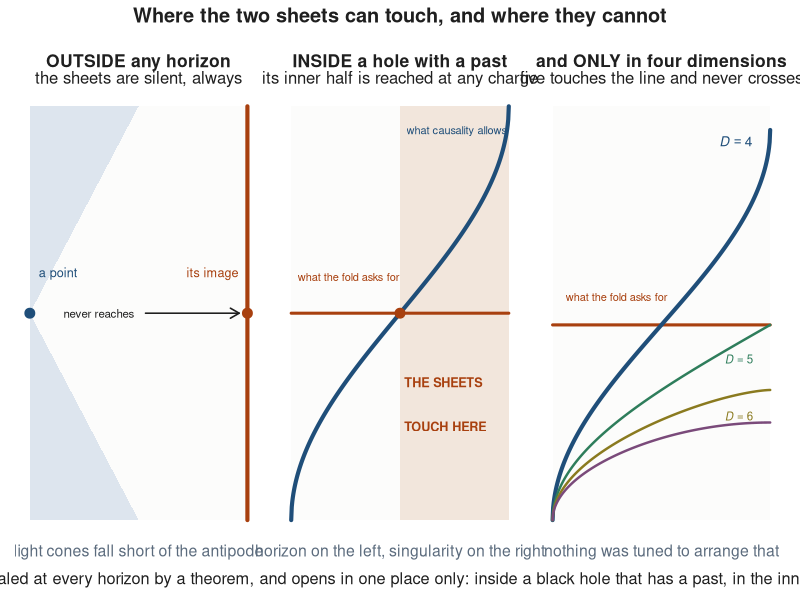
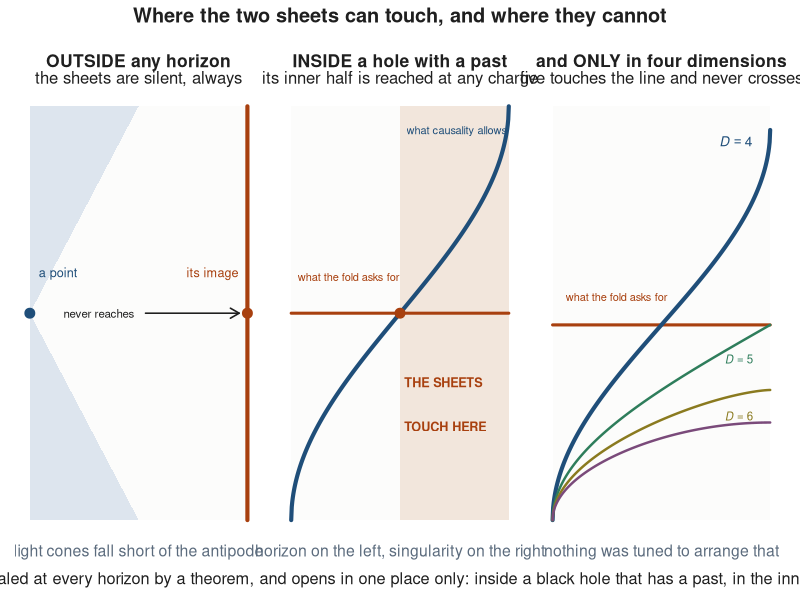

R code for these plots, in order:
#!/usr/bin/env Rscript
# fig_graphical_abstract.R -- the companion's argument in three panels, read at thumbnail size.
#
# Same three calculations as Figures 1, 5 and A.15, drawn with the detail stripped out:
#   1. outside any horizon a point and its fold image are spacelike, so the sheets are silent;
#   2. inside a hole with a past the separation turns timelike, and the angular budget puts the
#      contact region in the inner HALF of the interior;
#   3. the same budget in D dimensions clears the bill only in four.
# Nothing here is new arithmetic. It restates fig_desitter_silence, fig_contact_universal and
# fig_dimension_budget at a size a prize committee or an editor reads first.

turn  <- function(x) 4 * asin(sqrt(x))                 # two legs, depth fraction x
budget<- function(u, D) 2*pi/(D-3) - (4/(D-3))*asin(sqrt(u^(D-3)))   # u = r/r_h
stopifnot(abs(turn(0.5) - pi) < 1e-12)
for (D in 4:7) stopifnot(abs(budget(1, D)) < 1e-12)
cat("=== graphical abstract, the three statements it draws ===\n\n")
cat(sprintf("  contact opens at depth %.3f of the interior, where the two-leg budget reaches pi\n", 0.5))
cat(sprintf("  budget at the singularity: D=4 %.4f, D=5 %.4f, D=6 %.4f, bill %.4f\n",
            budget(1e-9,4), budget(1e-9,5), budget(1e-9,6), pi))
stopifnot(budget(1e-9,4) > pi, abs(budget(1e-9,5) - pi) < 1e-3, budget(1e-9,6) < pi)

ink<-"grey12"; blue<-"#1f4e79"; warm<-"#a8400f"; pale<-"#dde5ee"; sand<-"#f2e6dc"
draw <- function() {
  par(mfrow=c(1,3), mar=c(2.2,1.0,3.4,1.0), oma=c(2.6,0.6,3.4,0.6), xpd=FALSE)

  # 1. silent outside
  plot(NA, xlim=c(0,pi), ylim=c(0,pi), axes=FALSE, xlab="", ylab="")
  rect(0,0,pi,pi,col="#fcfcfb",border=NA)
  polygon(c(0,pi/2,0), c(pi/2,pi,pi), col=pale, border=NA)
  polygon(c(0,pi/2,0), c(pi/2,0,0),   col=pale, border=NA)
  segments(pi,0,pi,pi,col=warm,lwd=4)
  points(0,pi/2,pch=19,cex=2.0,col=blue); points(pi,pi/2,pch=19,cex=2.0,col=warm)
  text(0.13,pi/2+0.30,"a point",col=blue,cex=1.15,adj=0)
  text(pi-0.13,pi/2+0.30,"its image",col=warm,cex=1.15,adj=1)
  arrows(pi/2+0.10,pi/2,pi-0.12,pi/2,length=0.10,col=ink,lwd=1.6)
  text(pi/2-0.06,pi/2,"never reaches",col=ink,cex=1.05,adj=1)
  mtext("OUTSIDE any horizon",side=3,line=1.5,cex=1.05,col=ink,font=2)
  mtext("the sheets are silent, always",side=3,line=0.25,cex=1.0,col=ink)
  mtext("light cones fall short of the antipode",side=1,line=0.7,cex=0.95,col="#5b6b7d")

  # 2. open inside, in the inner half
  x <- seq(0,1,length.out=400)
  plot(NA, xlim=c(0,1), ylim=c(0,2*pi), axes=FALSE, xlab="", ylab="")
  rect(0,0,1,2*pi,col="#fcfcfb",border=NA)
  rect(0.5,0,1,2*pi,col=sand,border=NA)
  segments(0,pi,1,pi,col=warm,lwd=3)
  lines(x,turn(x),col=blue,lwd=4)
  points(0.5,pi,pch=19,cex=2.0,col=warm)
  text(0.52,pi-1.05,"THE SHEETS",col=warm,cex=1.15,adj=0,font=2)
  text(0.52,pi-1.72,"TOUCH HERE",col=warm,cex=1.15,adj=0,font=2)
  text(0.03,pi+0.55,"what the fold asks for",col=warm,cex=1.0,adj=0)
  text(0.53,2*pi-0.38,"what causality allows",col=blue,cex=1.0,adj=0)
  mtext("INSIDE a hole with a past",side=3,line=1.5,cex=1.05,col=ink,font=2)
  mtext("its inner half is reached at any charge",side=3,line=0.25,cex=1.0,col=ink)
  mtext("horizon on the left, singularity on the right",side=1,line=0.7,cex=0.95,col="#5b6b7d")

  # 3. only four dimensions
  u <- seq(1e-6,1,length.out=400)
  plot(NA, xlim=c(0,1), ylim=c(0,2*pi*1.06), axes=FALSE, xlab="", ylab="")
  rect(0,0,1,2*pi*1.06,col="#fcfcfb",border=NA)
  segments(0,pi,1,pi,col=warm,lwd=3)
  cols <- c(blue,"#2e7d5b","#8a7a1f","#7a4a7a")
  for (i in 1:4) lines(rev(u), budget(u,i+3), col=cols[i], lwd=if(i==1) 4 else 2.4)
  text(0.92,budget(1e-6,4)-0.18,expression(bold(italic(D)==4)),col=cols[1],cex=1.25,adj=1)
  text(0.92,pi-0.55,expression(italic(D)==5),col=cols[2],cex=1.05,adj=1)
  text(0.92,budget(1e-6,6)-0.42,expression(italic(D)==6),col=cols[3],cex=1.05,adj=1)
  text(0.06,pi+0.45,"what the fold asks for",col=warm,cex=1.0,adj=0)
  mtext("and ONLY in four dimensions",side=3,line=1.5,cex=1.05,col=ink,font=2)
  mtext("five touches the line and never crosses",side=3,line=0.25,cex=1.0,col=ink)
  mtext("nothing was tuned to arrange that",side=1,line=0.7,cex=0.95,col="#5b6b7d")

  # A label for the figure, not the paper's title. The title sits directly above this on page 1
  # and repeating it there reads as filler; the figure still stands alone if it is lifted out.
  mtext("Where the two sheets can touch, and where they cannot",
        outer=TRUE, side=3, line=1.5, cex=1.2, col=ink, font=2)
  mtext("A CPT-folded universe is sealed at every horizon by a theorem, and opens in one place only: inside a black hole that has a past, in the inner half of an uncharged one.",
        outer=TRUE, side=1, line=0.6, cex=0.98, col=ink)
}
for (f in c("paper/fig_companion_graphical_abstract.pdf",
            "paper/fig_companion_graphical_abstract.png")) {
  if (grepl("pdf$", f)) pdf(f, width=13.2, height=4.9) else png(f, width=1900, height=706, res=144)
  draw(); invisible(dev.off()); cat("  wrote", f, "\n")
}
